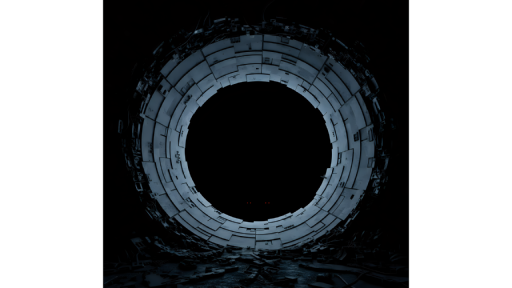
#> input picture apps/service/_thumb.png, 512 x 288 px
$ python timed_fade.py --from ../apps/service/_thumb.png --to out.png --out out.png
#> lines starting #> are read from the running program, lines starting #| are printed output that depends on the picture
"""Fades one plate to another on a named beat, and nothing else.

    python -I scripts/timed_fade.py --from night.png --to party.png \
        --out floor.mov --beat 12.583 --seconds 16.83
    python -I scripts/timed_fade.py ... --preview          # 1286px H.264, for judging
    python -I scripts/timed_fade.py ... --lift 0.35        # warm transient on the beat

## Why a fade is the right answer here, for the floor

The generated floor draft failed in a way worth recording: given a top-down
plate with no horizon, Seedance read it as an elevation and built a two-storey
courtyard facade over the middle eight seconds, then dived back to the paving
for the landing. Measured as progress toward the last frame it went to **-52%**
-- further from the destination than the first frame was -- which is what
inventing a building looks like in one number.

The floor is also the surface with the least to gain from generation: it is a
flat texture seen top-down, there is no parallax to discover, and during the
reveal nobody is looking at it. So the floor does not need ten seconds of
invented motion. It needs to change at the same instant the walls do.

## The curve

Everything is pinned to one number, the beat -- 12.583s, where the three wall
clips' cascade fires, measured by `sync-flash.ts`. Around it:

    hold          the source plate, untouched, exactly as the show is holding it
    core          70% of the change, over `--fade` seconds centred on the beat
    settle        the last 30%, easing out over `--settle` seconds after it

Two segments rather than one because a single smooth ramp long enough to not
feel like a cut is also too slow to feel like lights coming on. Splitting it
puts the steepest moment exactly on the beat and still lets the picture arrive
gently. The first frame IS the source plate and the last frame IS the
destination plate, which is the same guarantee the generated clips are held to.

## --lift, and why it is offered rather than chosen

The floor is the one surface that gets *darker* across this transition: pale
moonlit limestone at luma 69.8 becomes warm cobble at 50.2. So a straight fade
means that at the moment the walls blaze, the floor dims. `--lift` adds a warm
transient peaking on the beat -- the floor catching the light before it settles
to its darker warm -- weighted to amber (R 1.0, G 0.75, B 0.35) so it reads as
lantern light rather than exposure. It is an art call, not a correctness one,
so it defaults to off and both versions are cheap to look at.
"""

import argparse
import os
import subprocess

import numpy as np
from PIL import Image

ROOT = os.path.dirname(os.path.dirname(os.path.abspath(__file__)))
FFMPEG = os.path.join(ROOT, "node_modules", "ffmpeg-static", "ffmpeg.exe")


def parse_args():
    p = argparse.ArgumentParser()
    p.add_argument("--from", dest="src", required=True, help="the plate it starts on")
    p.add_argument("--to", dest="dst", required=True, help="the plate it ends on")
    p.add_argument("--out", required=True, help="output .mov (ProRes) or .mp4")
    p.add_argument("--seconds", type=float, default=16.83, help="slot length")
    p.add_argument("--fps", type=float, default=24.0)
    p.add_argument("--beat", type=float, default=12.583,
                   help="when the change lands; the walls' cascade is at 12.583s")
    p.add_argument("--fade", type=float, default=0.6,
                   help="seconds the core of the change takes, centred on the beat")
    p.add_argument("--settle", type=float, default=1.2,
                   help="seconds the last 30%% eases out over, after the core")
    p.add_argument("--lift", type=float, default=0.0,
                   help="warm transient on the beat, 0 = off, 0.35 = a visible catch")
    p.add_argument("--lift-seconds", dest="lift_s", type=float, default=0.45)
    p.add_argument("--width", type=int, default=0, help="override output width")
    p.add_argument("--preview", action="store_true", help="1286px wide, H.264, for judging")
    return p.parse_args()


def smoothstep(edge0, edge1, x):
    t = np.clip((x - edge0) / max(edge1 - edge0, 1e-6), 0.0, 1.0)
    return t * t * (3.0 - 2.0 * t)


def main():
    a = parse_args()
    src_im = Image.open(a.src).convert("RGB")
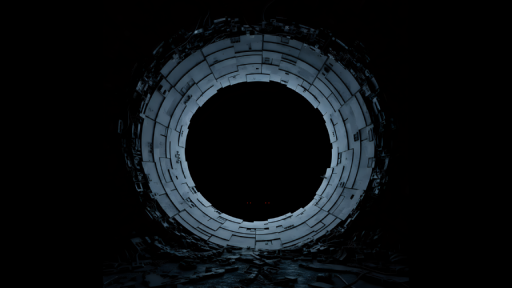
#> src_im: PIL image 512x288 RGB; mean R, G, B 11.4, 15, 17.8
#> (the run stopped early here; a loop or call above may not have finished)
